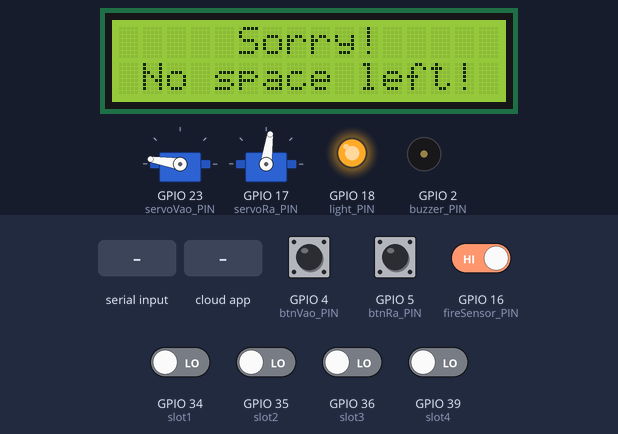
A sketch run on a simulated ESP32. Shown: 16×2 character LCD, 2 × servo, output pins drawn as LEDs (lit = HIGH), buzzer (waves = sounding, pin HIGH). The test bench sets the inputs (shaded band); at power-on: GPIO 4 (btnVao_PIN), GPIO 5 (btnRa_PIN), GPIO 16 (fireSensor_PIN) HIGH, GPIO 34 (slot1), GPIO 35 (slot2), GPIO 36 (slot3), GPIO 39 (slot4) LOW. WiFi joins after 1.5 s; servers stay silent unless stated; the Firebase database answers and starts empty; what the sketch prints to the serial monitor is not drawn.

Above: at 2.9 s.
3.0 s: GPIO 16 (fireSensor_PIN) driven LOW
At 5.2 s:
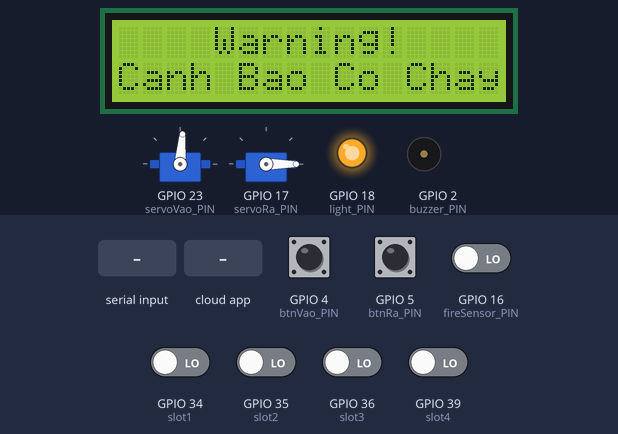
5.5 s: "1" received over Serial
At 6.9 s:
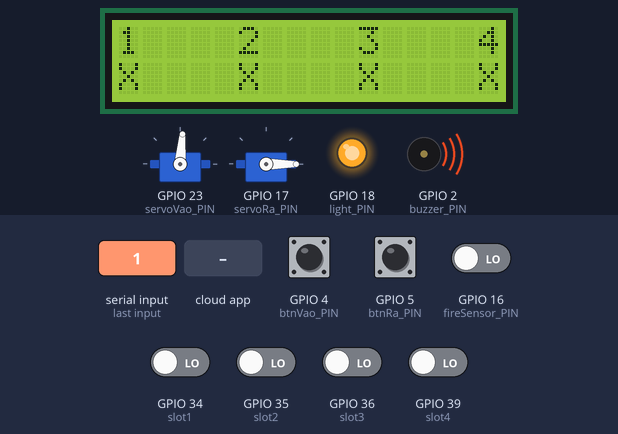
9.9 s: GPIO 16 (fireSensor_PIN) driven HIGH
At 12.5 s:
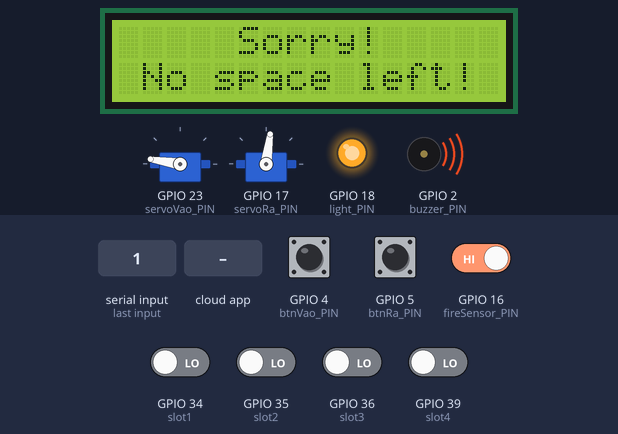
13.0 s: GPIO 34 (slot1) driven HIGH
At 15.0 s:
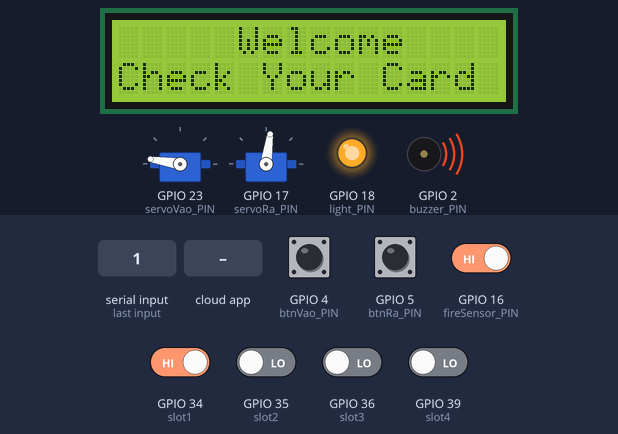
15.3 s: GPIO 5 (btnRa_PIN) pulled LOW for 0.7 s
At 16.1 s:
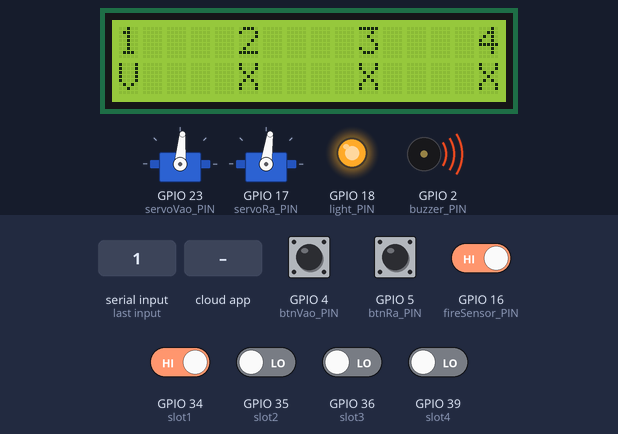
17.5 s: the phone or cloud app sets LightBtn to 1
At 22.6 s:
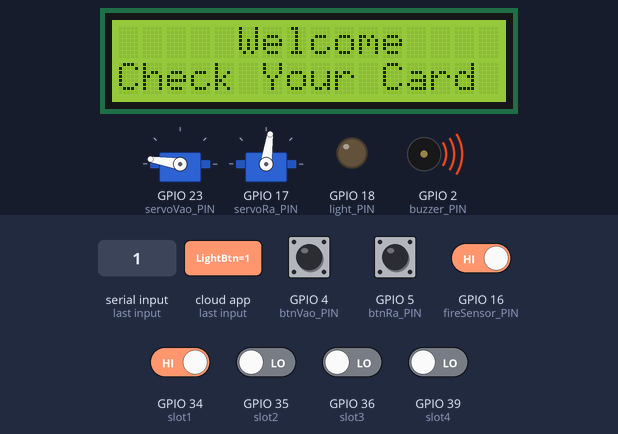
Timing chart, 0 to 22.9 s (numbered marks = the images above; inputs shaded):
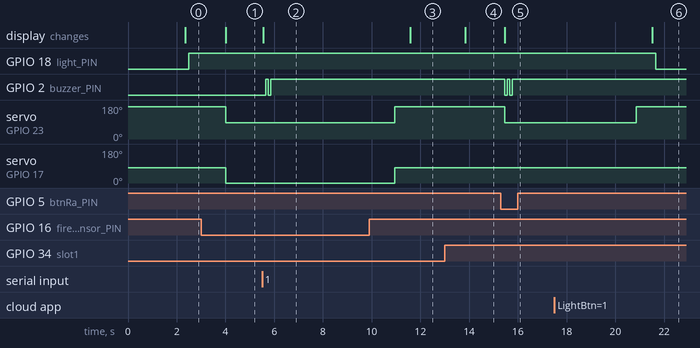

The sketch:

code_esp32_te.ino
```cpp
#include <SPI.h>
#include <Wire.h>
#include <WiFi.h>
#include <ESP32Servo.h>
#include <FirebaseESP32.h>
#include <LiquidCrystal_I2C.h>

// Khai báo các chân
#define buzzer_PIN 2
#define btnVao_PIN 4
#define btnRa_PIN 5
#define light_PIN 18
#define servoRa_PIN 17
#define servoVao_PIN 23
#define fireSensor_PIN 16
#define lightSensor_PIN 19
#define slot1 34
#define slot2 35
#define slot3 36
#define slot4 39

//============= Internet & database config ============================
#define WIFI_SSID "HoangAnhHN"
#define WIFI_PASSWORD "Hoanganh2002"
#define FIREBASE_AUTH "vjLt9l2OmXNWUaXyieAUfC4hV49gR6iRAH16s4Nl"
#define FIREBASE_HOST "carparking-4ce1e-default-rtdb.firebaseio.com"

//============== Create object ========================================
FirebaseData firebaseData;
Servo servo_in, servo_out;
LiquidCrystal_I2C lcd(0x27, 16, 2);

//=========================== Define functions =====================
void init_system();            // Pin mode for pins, connect internet and firebase
void display(byte mode);       // Display on LCD with 4 modes: stand by, show parking space, warning
void gate_in();                // Control gate in: false to close - true to open
void gate_out();               // Control gate out: false to close - true to open
byte push_data_to_firebase();  // Push data (available parking spaces) and count available spaces

void TaskSensor();
void TaskManualBarrierControl();
void TaskAutomaticBarrierControl();

unsigned long previousMillisSensor = 0;
const long intervalSensor = 500;  // Interval for sensor task

void setup() {
  Serial.begin(9600);
  init_system();
  //display(1);  // Stand by mode
}

void loop() {
  unsigned long currentMillis = millis();

  if (currentMillis - previousMillisSensor >= intervalSensor) {
    previousMillisSensor = currentMillis;
    TaskSensor();
  }

  TaskManualBarrierControl();
  TaskAutomaticBarrierControl();
}

void TaskSensor() {
  Serial.println("Task sensor...................");
  // Check fire sensor
  if (digitalRead(fireSensor_PIN) == LOW) {
    display(4);
    servo_in.write(85);
    servo_out.write(0);
    digitalWrite(buzzer_PIN, LOW);
  } else {
    servo_in.write(171);
    servo_out.write(82);

    if (push_data_to_firebase() == 4) {
      display(5);
    } else {
      display(1);
      Serial.println("Reset LCD into mode 1.............");
    }
    // Điều khiển đèn
    Firebase.getInt(firebaseData, "/Light/LightBtn");
    byte lightBtn = firebaseData.intData();

    if (lightBtn == 1) {
      digitalWrite(light_PIN, LOW);
    } else {
      digitalWrite(light_PIN, HIGH);
      Firebase.getInt(firebaseData, "/Light/LightAuto");
      int lightBtnAuto = firebaseData.intData();
      if (lightBtnAuto == 1) {
        if (digitalRead(lightSensor_PIN) == HIGH) {
          digitalWrite(light_PIN, LOW);
        } else {
          digitalWrite(light_PIN, HIGH);
        }
      }
    }
  }
  Firebase.setInt(firebaseData, "/FireSensor", digitalRead(fireSensor_PIN));
}

void TaskManualBarrierControl() {
  Serial.println("Task manual barie.....................");
  if (digitalRead(btnRa_PIN) == 0) {
    display(3);
    gate_in();
  }

  if (digitalRead(btnVao_PIN) == 0) gate_out();
}

void TaskAutomaticBarrierControl() {
  Serial.println("Task auto barie....................");
  if (Serial.available()) {
    char key = Serial.read();

    if (key == '1') {
      display(3);
      gate_in();
    }
    if (key == '2') gate_out();
  }
}

void init_system() {
  // Pin mode
  pinMode(slot1, INPUT);
  pinMode(slot2, INPUT);
  pinMode(slot3, INPUT);
  pinMode(slot4, INPUT);
  pinMode(light_PIN, OUTPUT);
  pinMode(buzzer_PIN, OUTPUT);
  pinMode(fireSensor_PIN, INPUT);
  pinMode(lightSensor_PIN, INPUT);
  pinMode(btnRa_PIN, INPUT_PULLUP);
  pinMode(btnVao_PIN, INPUT_PULLUP);

  // Turn LCD on
  lcd.init();
  lcd.backlight();

  // Connect WiFi
  WiFi.begin(WIFI_SSID, WIFI_PASSWORD);
  while (WiFi.status() != WL_CONNECTED) {
    delay(500);
    Serial.print(".");
  }

  Serial.println("");
  Serial.println("WiFi connected");

  // Connect firebase
  Firebase.begin(FIREBASE_HOST, FIREBASE_AUTH);
  Firebase.reconnectWiFi(true);
  Firebase.setReadTimeout(firebaseData, 1000 * 60);
  Firebase.setwriteSizeLimit(firebaseData, "tiny");

  if (Firebase.beginStream(firebaseData, "/")) {
    Serial.println("Connected to Firebase");
  } else {
    Serial.println("Failed to connect to Firebase");
    Serial.println(firebaseData.errorReason());
  }

  servo_in.attach(servoVao_PIN);
  servo_out.attach(servoRa_PIN);
  servo_in.write(171);
  servo_out.write(82);
}

void gate_in() {
  servo_in.write(85);

  for (int i = 0; i < 2; i++) {
    digitalWrite(buzzer_PIN, LOW);
    delay(100);
    digitalWrite(buzzer_PIN, HIGH);
    delay(100);
  }
  delay(5000);
  servo_in.write(171);
}

void gate_out() {
  servo_out.write(0);

  for (int i = 0; i < 2; i++) {
    digitalWrite(buzzer_PIN, LOW);
    delay(100);
    digitalWrite(buzzer_PIN, HIGH);
    delay(100);
  }

  delay(5000);
  servo_out.write(82);
}

void display(byte mode) {
  lcd.clear();
  switch (mode) {
    case 1:  // Stand by mode
      lcd.setCursor(0, 0);
      lcd.print("     Welcome    ");
      lcd.setCursor(0, 1);
      lcd.print("Check Your Card ");
      break;
    case 2:  // Wrong card
      lcd.setCursor(3, 0);
      lcd.print("Wrong card");
      lcd.setCursor(0, 1);
      lcd.print("Check Again");
      break;
    case 3:  // Correct card, check space
      lcd.setCursor(0, 0);
      lcd.print("1    2    3    4");

      lcd.setCursor(0, 1);
      (digitalRead(slot1) == LOW) ? lcd.print("X    ") : lcd.print("V    ");

      lcd.setCursor(5, 1);
      (digitalRead(slot2) == LOW) ? lcd.print("X    ") : lcd.print("V    ");

      lcd.setCursor(10, 1);
      (digitalRead(slot3) == LOW) ? lcd.print("X    ") : lcd.print("V    ");

      lcd.setCursor(15, 1);
      (digitalRead(slot4) == LOW) ? lcd.print("X") : lcd.print("V");
      break;
    case 4:  // Warning by sensor
      lcd.setCursor(0, 0);
      lcd.print("    Warning!    ");
      lcd.setCursor(0, 1);
      lcd.print("Canh Bao Co Chay");
      break;
    case 5:
      lcd.setCursor(0, 0);
      lcd.print("     Sorry!     ");
      lcd.setCursor(0, 1);
      lcd.print(" No space left! ");
      break;
    default:
      break;
  }
}

byte push_data_to_firebase() {
  byte a = (digitalRead(slot1) == LOW) ? 1 : 0;
  byte b = (digitalRead(slot2) == LOW) ? 1 : 0;
  byte c = (digitalRead(slot3) == LOW) ? 1 : 0;
  byte d = (digitalRead(slot4) == LOW) ? 1 : 0;

  byte count = a + b + c + d;

  Firebase.setInt(firebaseData, "/ParkingSpace/Space1", a);
  Firebase.setInt(firebaseData, "/ParkingSpace/Space2", b);
  Firebase.setInt(firebaseData, "/ParkingSpace/Space3", c);
  Firebase.setInt(firebaseData, "/ParkingSpace/Space4", d);
  return count;
}
```

Measured:
- after the input at 3.0 s, servo on GPIO 23 (servoVao_PIN): 171° → 85° after 1.0 s; servo on GPIO 17 (servoRa_PIN): 82° → 0° after 1.0 s; the display: changes after 1.0 s (image 1)
- after the input at 5.5 s, GPIO 2 (buzzer_PIN): LOW → HIGH after 0.15 s, → LOW 0.10 s later, → HIGH 0.10 s later; the display: changes after 0.05 s (image 2)
- after the input at 9.9 s, GPIO 2 (buzzer_PIN): stays HIGH (without the input it goes to LOW after 1.1 s); servo on GPIO 23 (servoVao_PIN): goes on until 11.0 s, then stays 171°; servo on GPIO 17 (servoRa_PIN): 0° → 82° after 1.1 s; the display: changes after 1.7 s (image 3)
- after the input at 13.0 s, the display: changes after 0.85 s (image 4)
- after the input at 15.3 s, GPIO 2 (buzzer_PIN): alternates HIGH for 0.10 s and LOW for 0.10 s, 4 changes in all, then stays HIGH, starting after 0.17 s; servo on GPIO 23 (servoVao_PIN): 171° → 85° after 0.17 s; the display: changes after 0.17 s (image 5)
- after the input at 17.5 s, GPIO 18 (light_PIN): HIGH → LOW after 4.2 s
